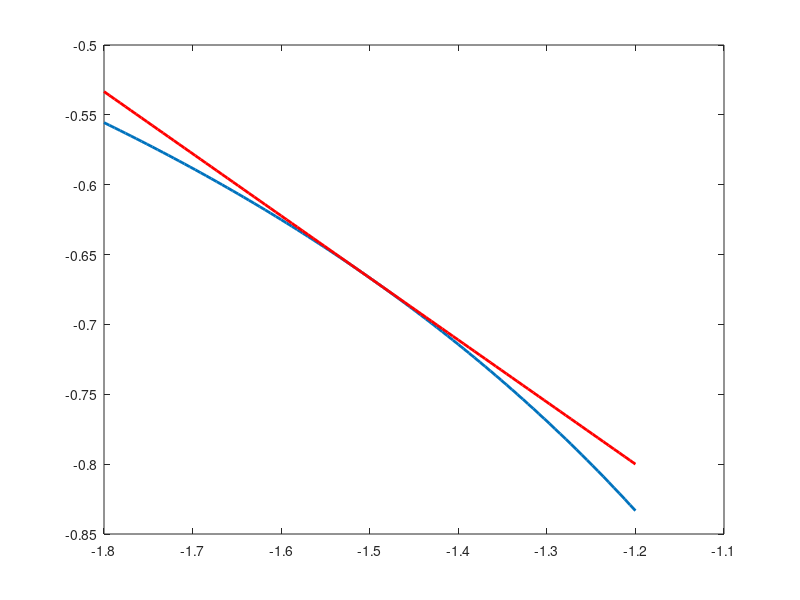
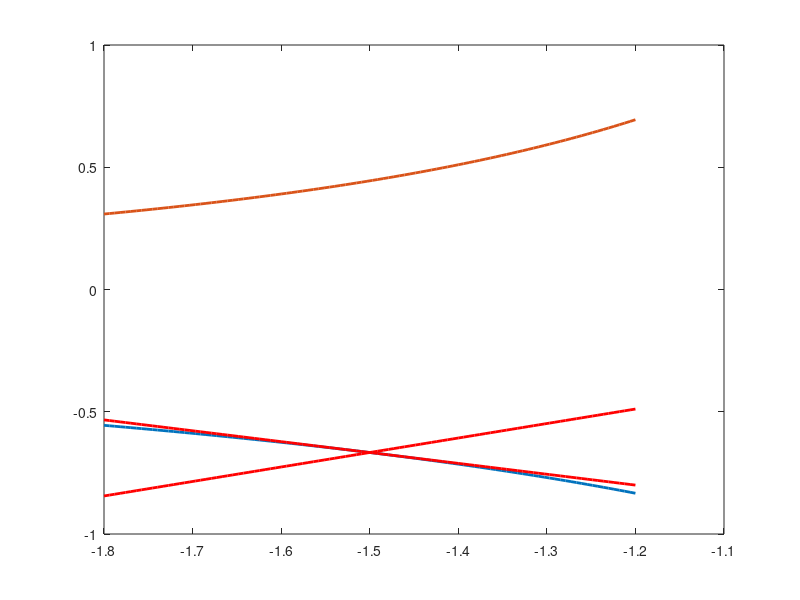
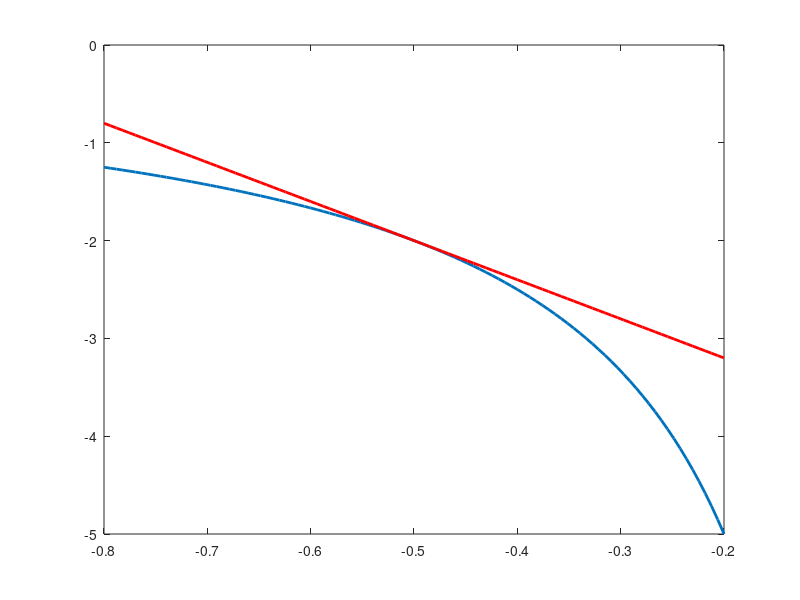
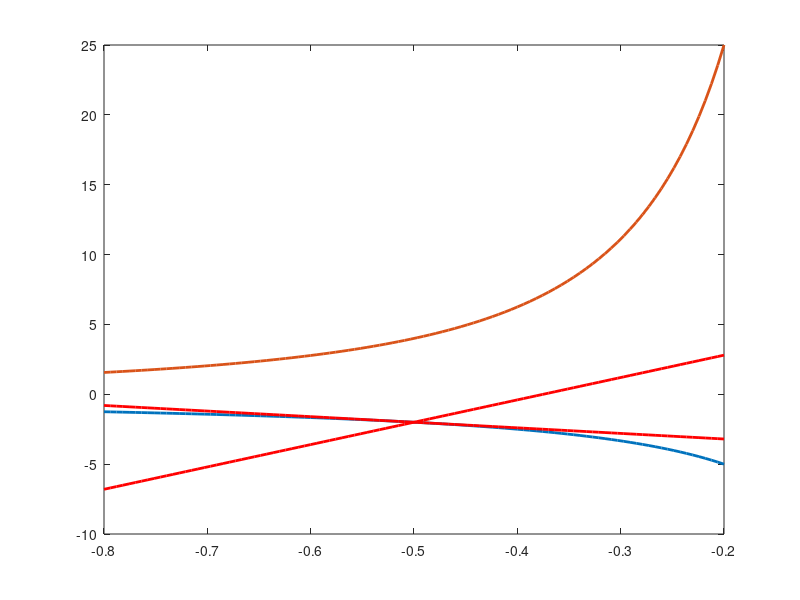

MATLAB code for these plots, in order:
% q_001

xpoints = [-1.5, -0.5, 0.5, 1.5];
for (i = 1:length(xpoints))
    clf
    xpoint = xpoints(i);
    
    x = linspace(xpoint-0.3, xpoint+0.3);
    
    fun = 1;
    y = 1./x;
    plot(x, y, 'linewidth', 2);
    hold on;
    y2 = -1/xpoint^2*(x - xpoint) + 1/xpoint;
    plot(x, y2, 'r', 'linewidth', 2);
    print('-dpng', sprintf('q_001_%d_%d.png', fun, i));
    
    fun = 2;
    y = 1./x.^2;
    plot(x, y, 'linewidth', 2);
    hold on;
    y2 = -2/xpoint^3*(x - xpoint) + 1/xpoint;
    plot(x, y2, 'r', 'linewidth', 2);
    print('-dpng', sprintf('q_001_%d_%d.png', fun, i));
    
    
    pause(2);
end